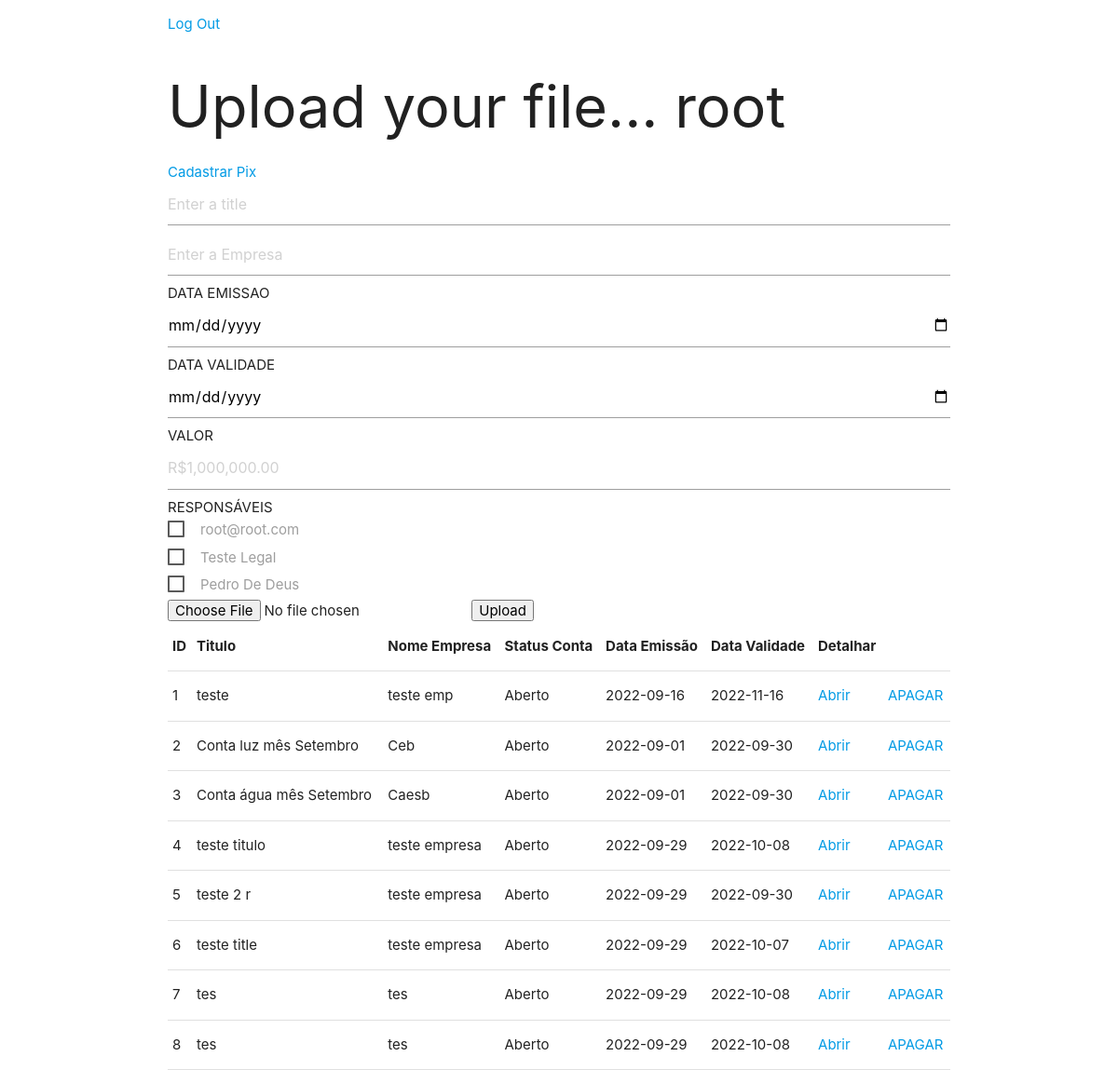
Page / (signed in) on the earlier database version.
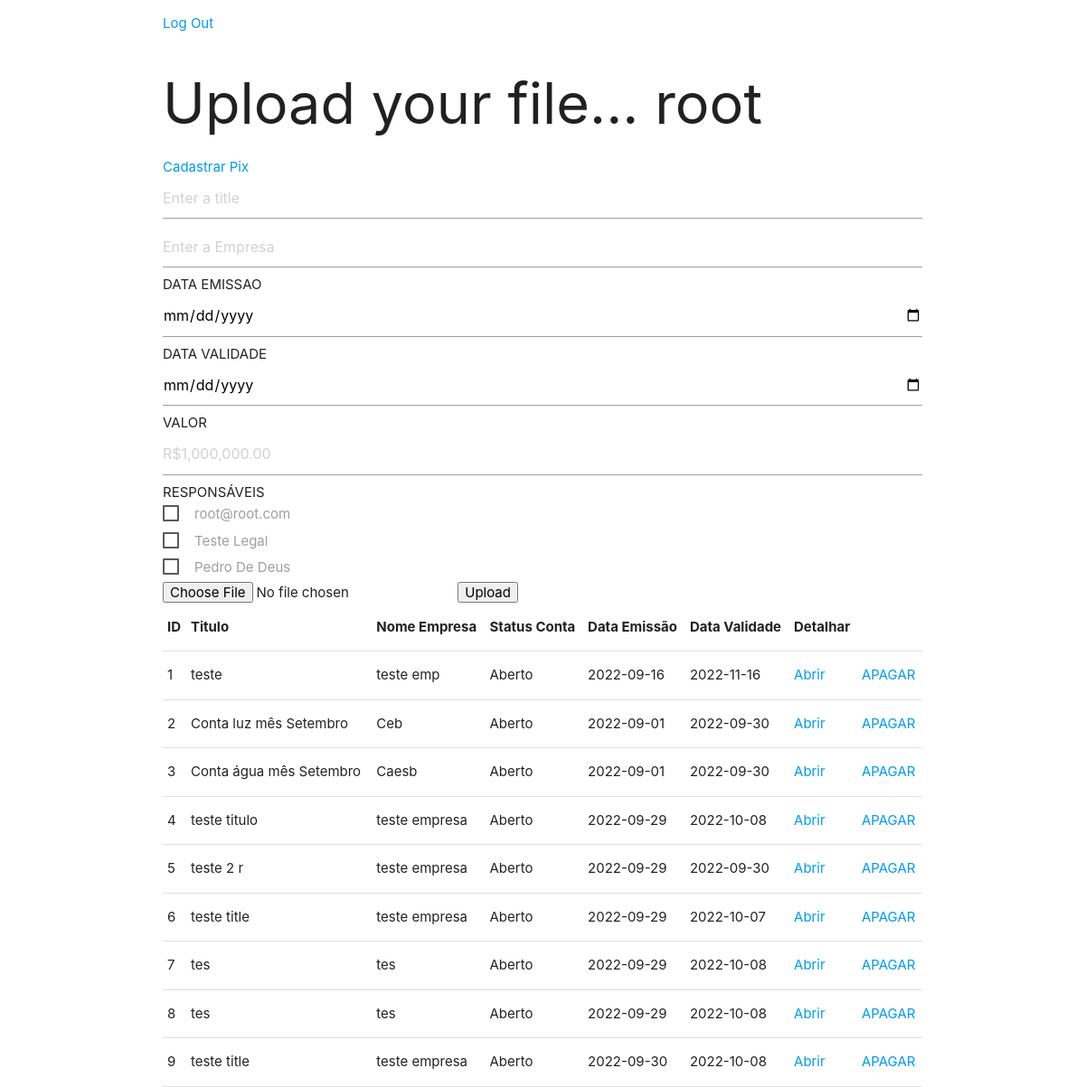
Same page on the later database version.
### user/models.py (models this page shows)
class Profile(AbstractUser):
    email = models.EmailField(_("email address"), blank=True, unique=True)
    age = models.PositiveIntegerField(blank=True, null=True)
    USERNAME_FIELD = "email"
    REQUIRED_FIELDS = ["username"]

### upload/models.py (models this page shows)
class Base(models.Model):
    created_at = models.DateTimeField(auto_now_add=True)
    updated_at = models.DateTimeField(auto_now=True)
    class Meta:
        abstract = True

class Conta(Base):
    title = models.CharField(max_length=200)
    empresa = models.CharField(max_length=200)
    status = models.CharField(max_length=8 , default=padrao)
    imagem = models.ImageField(upload_to='contas')
    data_emissao = models.CharField(max_length=10)
    data_validade = models.CharField(max_length=11)
    valor = models.FloatField()
    user_id = models.ForeignKey(Profile , on_delete=models.CASCADE ,related_name='conta')
    class Meta:
        verbose_name = 'Conta'
        verbose_name_plural = 'Contas'

### upload/views.py (the view, shortened to what this page needs)
# urls.py: path('', views.index , name="uploadFile"),
@login_required(login_url='/login')
def index(request):
    user = Profile.objects.get(email=request.user)
    users = Profile.objects.all()
    contas = Conta.objects.all()
    return render(request , "index.html", context= {
        "user": user,
        "users": users,
        "contas": contas,
    })

### upload/templates/index.html (shortened to what this page needs)
<!DOCTYPE html>
<html lang="en">
<head>
    <link rel="stylesheet" href="https://cdnjs.cloudflare.com/ajax/libs/materialize/1.0.0/css/materialize.min.css">
    {% load static %}
    <link rel="stylesheet" href="{% static 'index.css' %}">
</head>
<body>
    <div class="container">
        <p><a href="{% url 'logout' %}">Log Out</a></p>
        <h1 class="teste">Upload your file... {{ user.username }}</h1>
        <a href="{%url 'cadastrar_pix'%}">Cadastrar Pix</a>
        <form action="{% url 'uploadFile' %}" method="POST" enctype="multipart/form-data">
            <input type="text" name="title" placeholder="Enter a title">
            <input type="text" name="empresa" placeholder="Enter a Empresa">
            DATA EMISSAO
            <input type="date" id="start" name="data_emissao" value="0000-00-00" min="2018-01-01" max="2022-12-31">
            DATA VALIDADE
            <input type="date" id="start" name="data_validade" value="0000-00-00" min="2018-01-01" max="2050-12-31">
            VALOR
            <input placeholder="R$1,000,000.00" min="1" name="valor" step="any" />
            RESPONSÁVEIS
            <div class="responsaveis">
                {% for user in users%}
                {%if user.first_name == ''%}
                <label class="user-item">
                    <span>{{ user.email }}</span>
                </label>
                {%else%}
                <label class="user-item">
                    <span>{{ user.first_name }} {{user.last_name}}</span>
                </label>
                {%endif%}
                {%endfor%}
            </div>
            <input type="file" name="uploadedFile">
            <input type="submit" value="Upload">
        </form>
        <table>
            <tr>
                <th>ID</th>
                <th>Titulo</th>
                <th>Nome Empresa</th>
                <th>Status Conta</th>
                <th>Data Emissão</th>
                <th>Data Validade</th>
                <th>Detalhar</th>
            </tr>
            {% for conta in contas %}
            <tr>
                <td>{{ conta.id }}</td>
                <td>{{ conta.title }}</td>
                <td>{{ conta.empresa }}</td>
                <td>{{ conta.status }}</td>
                <td>{{ conta.data_emissao }}</td>
                <td>{{ conta.data_validade }}</td>
                <td><a href="{% url 'retrieveFile' conta.id%}">Abrir</a></td>
                <td><a href="{% url 'delete' conta.id %}">APAGAR</a></td>
            </tr>
            {% endfor %}
        </table>
    </div>
</body>
</html>

Differences in the rows shown:
added Conta: id "9", title "teste title", empresa "teste empresa", status "Aberto", data_emissao "2022-09-30", data_validade "2022-10-08"
